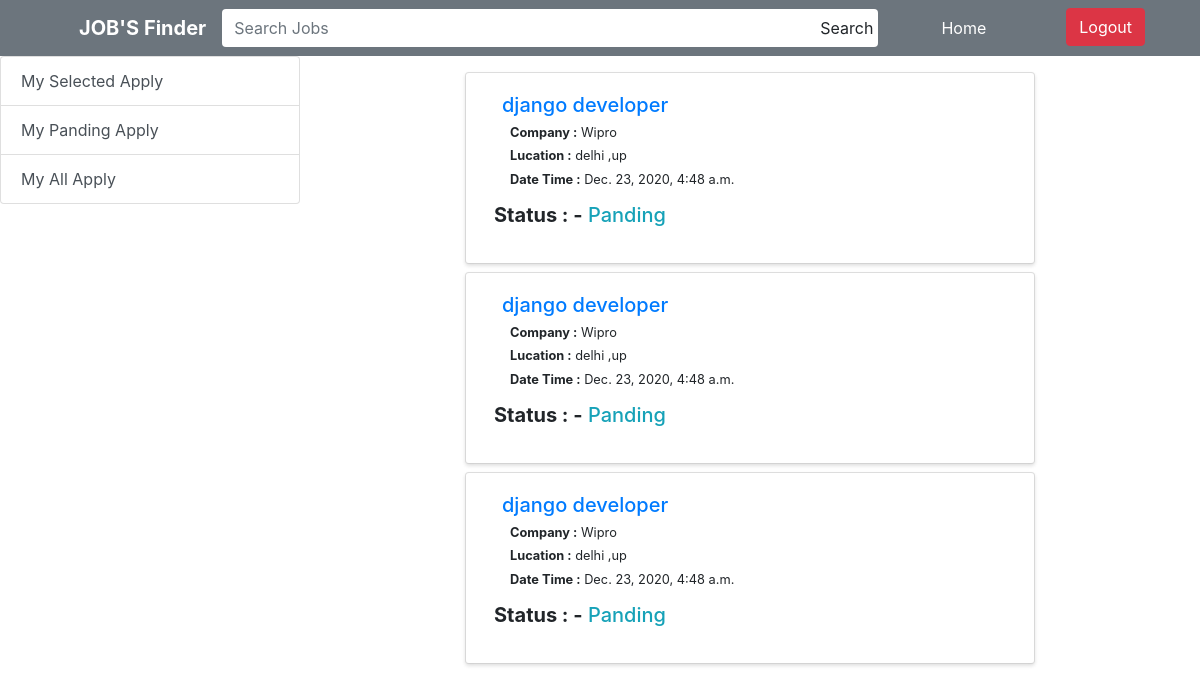
/mypandingapply (signed in), run on the app's committed database.
### jobs/models.py (models this page shows, shortened)
class Apply(models.Model):
    apply_id = models.AutoField(primary_key=True)
    user = models.ForeignKey(settings.AUTH_USER_MODEL, on_delete=models.CASCADE)
    job_id = models.ForeignKey(Jobs,on_delete=models.CASCADE)
    first_name = models.CharField(max_length=200)
    last_name = models.CharField(max_length=200)
    contact = models.IntegerField()
    email = models.EmailField()
    address = models.CharField(max_length=200)
    city = models.CharField(max_length=200)
    state = models.CharField(max_length=200)
    resume = models.FileField(upload_to='media/')
    date = models.DateTimeField(auto_now_add=True)
    status = models.BooleanField(default = False)

class Jobs(models.Model):
    job_id = models.AutoField(primary_key=True)
    com_id = models.ForeignKey(CompanyeeDetails,on_delete=models.CASCADE)
    job_name = models.CharField(max_length=200)
    exprience = models.CharField(max_length=300)
    edication = models.CharField(max_length=400)
    job_type = models.CharField(max_length=200)
    schedule = models.CharField(max_length=200)
    salary = models.IntegerField()
    dicription = models.TextField()
    datetime = models.DateTimeField(auto_now_add=True)

class CompanyeeDetails(models.Model):
    com_id = models.AutoField(primary_key=True)
    user = models.ForeignKey(settings.AUTH_USER_MODEL,on_delete=models.CASCADE)
    com_name = models.CharField(max_length=200)
    com_email = models.EmailField()
    com_logo = models.ImageField(upload_to = 'media/')
    com_city = models.CharField(max_length=200)
    com_address = models.CharField(max_length=200)

### jobs/views.py (the view)
# urls.py: path('mypandingapply', MyPandingApply.as_view(), name="mypandingapply"),
class MyPandingApply(LoginRequiredMixin,View):
    def get(self,request,*args,**kwargs):
        data = {"mypandingapply":Apply.objects.filter(user=request.user , status=False)}
        return render(request,'user/mypandingapply.html',data)

### templates/user/mypandingapply.html
{% extends 'user/base.html' %}
{% block content %}
    <div class="container-fluid mt-2">
    <div class="row">
        {% for x in mypandingapply %}
        <div class="col-lg-8 mt-2 mx-auto">
            <div class="card shadow-sm">
                <div class="card-body border-0 shadow-sm">
                    <a href="{% url 'my_apply_detail' x.apply_id %}">
                        <h5 class="display-5 ml-3">{{ x.job_id.job_name }}</h5>
                    </a>
                    <h5 class="small ml-4"><b>Company :</b> {{ x.job_id.com_id.com_name }}</h5>
                    <h5 class="small ml-4"><b>Lucation :</b> {{ x.job_id.com_id.com_city }} ,{{ x.job_id.com_id.com_address }}</h5>
                    <h5 class="small ml-4"><b>Date Time :</b> {{ x.job_id.datetime }}</h5>
                    <h5 class="display-5 ml-2 mt-3"><b>Status : -</b> <label class="text-info">Panding</label></h5>
                </div>
            </div>
        </div>
        {% endfor %}
    </div>
    </div>
{% endblock %}

### data on the page
Apply: job_id.job_name "django developer", job_id.com_id.com_name "Wipro", job_id.com_id.com_city "delhi", job_id.com_id.com_address "up", job_id.datetime "Dec. 23, 2020, 4:48 a.m."
Apply: job_id.job_name "django developer", job_id.com_id.com_name "Wipro", job_id.com_id.com_city "delhi", job_id.com_id.com_address "up", job_id.datetime "Dec. 23, 2020, 4:48 a.m."
Apply: job_id.job_name "django developer", job_id.com_id.com_name "Wipro", job_id.com_id.com_city "delhi", job_id.com_id.com_address "up", job_id.datetime "Dec. 23, 2020, 4:48 a.m."
